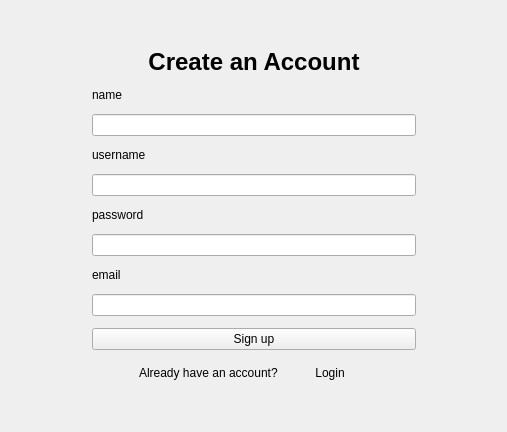
<?xml version="1.0" encoding="UTF-8"?>
<ui version="4.0">
 <class>signup</class>
 <widget class="QWidget" name="signup">
  <property name="geometry">
   <rect>
    <x>0</x>
    <y>0</y>
    <width>507</width>
    <height>432</height>
   </rect>
  </property>
  <property name="windowTitle">
   <string>Form</string>
  </property>
  <layout class="QVBoxLayout" name="outerLayout">
   <item>
    <spacer name="topSpacer">
     <property name="orientation">
      <enum>Qt::Orientation::Vertical</enum>
     </property>
     <property name="sizeHint" stdset="0">
      <size>
       <width>20</width>
       <height>40</height>
      </size>
     </property>
    </spacer>
   </item>
   <item>
    <layout class="QHBoxLayout" name="centerRow">
     <item>
      <spacer name="leftSpacer">
       <property name="orientation">
        <enum>Qt::Orientation::Horizontal</enum>
       </property>
       <property name="sizeHint" stdset="0">
        <size>
         <width>40</width>
         <height>20</height>
        </size>
       </property>
      </spacer>
     </item>
     <item>
      <widget class="QWidget" name="formCard">
       <property name="minimumSize">
        <size>
         <width>380</width>
         <height>0</height>
        </size>
       </property>
       <property name="maximumSize">
        <size>
         <width>400</width>
         <height>16777215</height>
        </size>
       </property>
       <layout class="QVBoxLayout" name="formLayout">
        <property name="leftMargin">
         <number>28</number>
        </property>
        <property name="topMargin">
         <number>28</number>
        </property>
        <property name="rightMargin">
         <number>28</number>
        </property>
        <property name="bottomMargin">
         <number>28</number>
        </property>
        <property name="spacing">
         <number>12</number>
        </property>
        <item>
         <widget class="QLabel" name="cardTitleLabel">
          <property name="font">
           <font>
            <pointsize>18</pointsize>
            <bold>true</bold>
           </font>
          </property>
          <property name="text">
           <string>Create an Account</string>
          </property>
          <property name="alignment">
           <set>Qt::AlignmentFlag::AlignCenter</set>
          </property>
         </widget>
        </item>
        <item>
         <widget class="QLabel" name="label">
          <property name="text">
           <string>name</string>
          </property>
         </widget>
        </item>
        <item>
         <widget class="QLineEdit" name="name"/>
        </item>
        <item>
         <widget class="QLabel" name="label_2">
          <property name="text">
           <string>username</string>
          </property>
         </widget>
        </item>
        <item>
         <widget class="QLineEdit" name="username"/>
        </item>
        <item>
         <widget class="QLabel" name="label_3">
          <property name="text">
           <string>password</string>
          </property>
         </widget>
        </item>
        <item>
         <widget class="QLineEdit" name="password">
          <property name="echoMode">
           <enum>QLineEdit::EchoMode::Password</enum>
          </property>
         </widget>
        </item>
        <item>
         <widget class="QLabel" name="label_4">
          <property name="text">
           <string>email</string>
          </property>
         </widget>
        </item>
        <item>
         <widget class="QLineEdit" name="email"/>
        </item>
        <item>
         <widget class="QPushButton" name="signup_button">
          <property name="text">
           <string>Sign up</string>
          </property>
         </widget>
        </item>
        <item>
         <layout class="QHBoxLayout" name="loginRow">
          <item>
           <spacer name="loginLeftSpacer">
            <property name="orientation">
             <enum>Qt::Orientation::Horizontal</enum>
            </property>
            <property name="sizeHint" stdset="0">
             <size>
              <width>10</width>
              <height>20</height>
             </size>
            </property>
           </spacer>
          </item>
          <item>
           <widget class="QLabel" name="label_5">
            <property name="text">
             <string>Already have an account?</string>
            </property>
           </widget>
          </item>
          <item>
           <widget class="QPushButton" name="login_button">
            <property name="text">
             <string>Login</string>
            </property>
            <property name="flat">
             <bool>true</bool>
            </property>
           </widget>
          </item>
          <item>
           <spacer name="loginRightSpacer">
            <property name="orientation">
             <enum>Qt::Orientation::Horizontal</enum>
            </property>
            <property name="sizeHint" stdset="0">
             <size>
              <width>10</width>
              <height>20</height>
             </size>
            </property>
           </spacer>
          </item>
         </layout>
        </item>
       </layout>
      </widget>
     </item>
     <item>
      <spacer name="rightSpacer">
       <property name="orientation">
        <enum>Qt::Orientation::Horizontal</enum>
       </property>
       <property name="sizeHint" stdset="0">
        <size>
         <width>40</width>
         <height>20</height>
        </size>
       </property>
      </spacer>
     </item>
    </layout>
   </item>
   <item>
    <spacer name="bottomSpacer">
     <property name="orientation">
      <enum>Qt::Orientation::Vertical</enum>
     </property>
     <property name="sizeHint" stdset="0">
      <size>
       <width>20</width>
       <height>40</height>
      </size>
     </property>
    </spacer>
   </item>
  </layout>
 </widget>
 <resources/>
 <connections/>
</ui>
